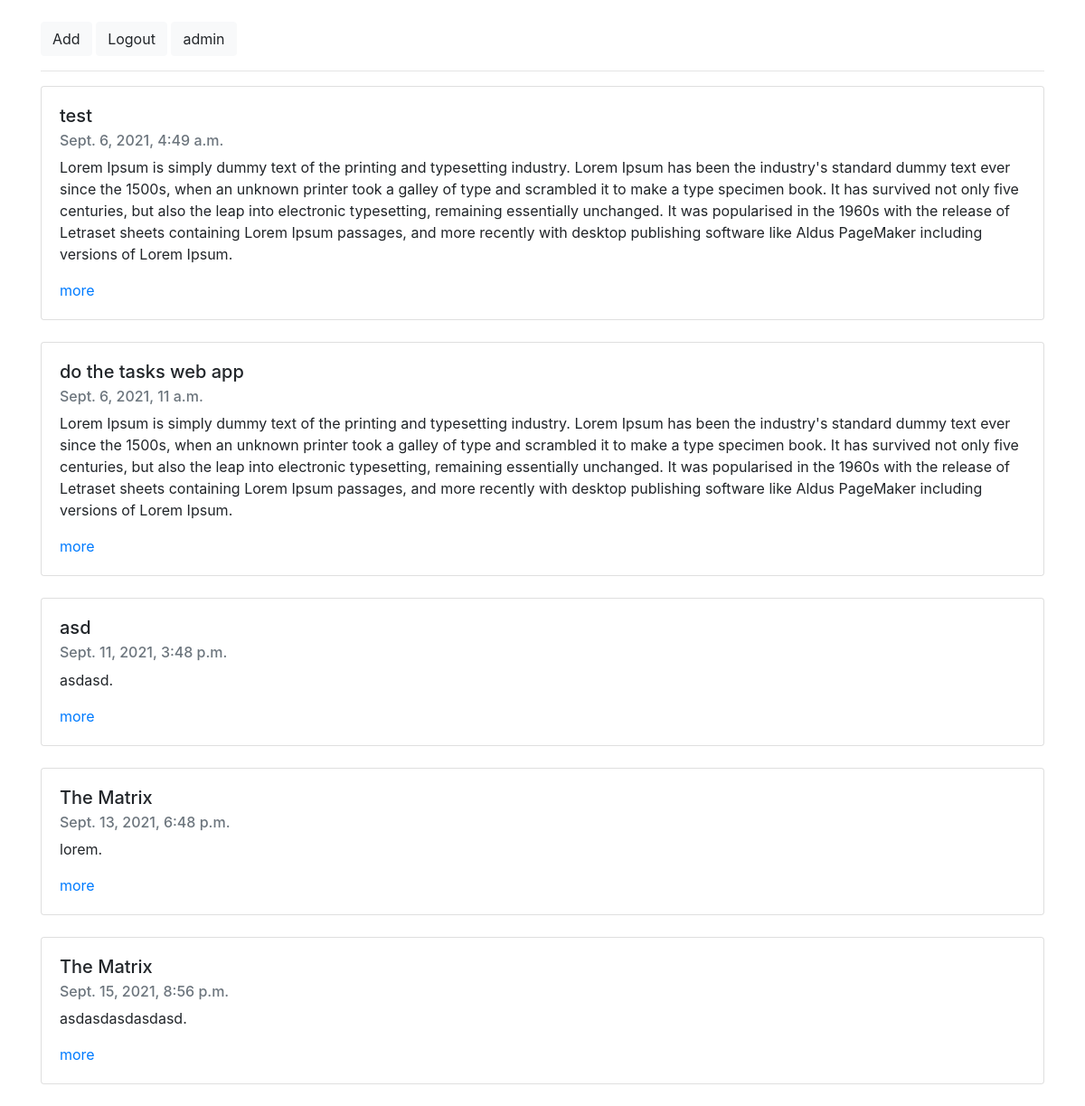
The app's page / (signed in) with its own data.
### task/models.py (models this page shows, shortened)
class Task(models.Model):
    user_id = models.IntegerField(null=True)
    name = models.CharField(max_length=200)
    deadline = models.DateTimeField('deadline')
    description = models.TextField(default=None, blank=True, null=True)

### task/views.py (the view)
# urls.py: path('', views.index, name='index'),
def index(request):
    if not request.user.is_authenticated:
        return redirect('login')
    context = {
        'tasks': Task.objects.filter(user_id = request.user.id),
        'user': request.user
    }
    return render(request, 'index.html', context)

### task/templates/index.html
{% extends "layout.html" %}
{% block content %}
<a class="btn btn-light" href="{% url 'new_task' %}" role="button">Add</a>
<a class="btn btn-light" href="{% url 'logout' %}" role="button">Logout</a>
<a class="btn btn-light" role="button">{{ user.username }}</a>
<hr>
{% for task in tasks %}
<div class="card">
    <div class="card-body">
      <h5 class="card-title">{{ task.name }}</h5>
      <h6 class="card-subtitle mb-2 text-muted">{{ task.deadline }}</h6>
      <p class="card-text">{{ task.description }}.</p>
      <a href="{% url 'task' task_name=task.name %}" class="card-link">more</a>
    </div>
  </div>
<br>
{% endfor %}
{% endblock %}

### task/templates/layout.html (shortened to what this page needs)
<!doctype html>
<html lang="en">
  <head>
    <link rel="stylesheet" href="https://stackpath.bootstrapcdn.com/bootstrap/4.4.1/css/bootstrap.min.css">
  </head>
  <body>
    <div class="container">
        <br>
        {% block content %}{% endblock %}
    </div>
  </body>
</html>

### records on screen
Task: name "test", deadline "Sept. 6, 2021, 4:49 a.m.", description "Lorem Ipsum is simply dummy text of the printing and typesetting industry. Lorem Ipsum has been the industry's standard dummy text ever since the 1500s, when an unknown printer took a galley of type and scrambled it to make a type specimen book. It has survived not only five centuries, but also the leap into electronic typesetting, remaining essentially unchanged. It was popularised in the 1960s with the release of Letraset sheets containing Lorem Ipsum passages, and more recently with desktop publishing software like Aldus PageMaker including versions of Lorem Ipsum"
Task: name "do the tasks web app", deadline "Sept. 6, 2021, 11 a.m.", description "Lorem Ipsum is simply dummy text of the printing and typesetting industry. Lorem Ipsum has been the industry's standard dummy text ever since the 1500s, when an unknown printer took a galley of type and scrambled it to make a type specimen book. It has survived not only five centuries, but also the leap into electronic typesetting, remaining essentially unchanged. It was popularised in the 1960s with the release of Letraset sheets containing Lorem Ipsum passages, and more recently with desktop publishing software like Aldus PageMaker including versions of Lorem Ipsum"
Task: name "asd", deadline "Sept. 11, 2021, 3:48 p.m.", description "asdasd"
Task: name "The Matrix", deadline "Sept. 13, 2021, 6:48 p.m.", description "lorem"
Task: name "The Matrix", deadline "Sept. 15, 2021, 8:56 p.m.", description "asdasdasdasdasd"

### other values on screen
{{ user.username }} "admin"
